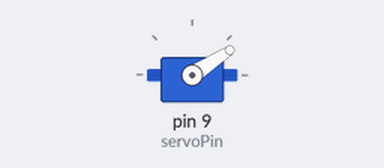
Recording of a sketch running on a simulated Arduino Uno, built with avr-gcc and run on an emulated ATmega328P. Shown: servo.

Above: at 0.05 s.
At 0.65 s:
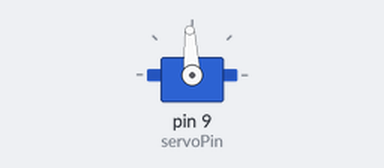
At 1.15 s:
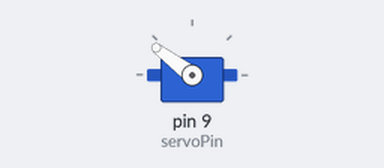
At 2.25 s:
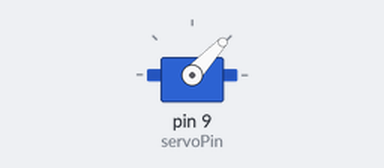
Timing chart, 0 to 5.6 s (numbered marks = the images above):
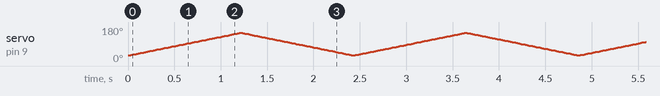

The sketch:

11.servo.ino
```cpp
// Servo
// 2023.dec24 sun 1839mf

#include<Servo.h>

const int servoPin = 9;
int waitTime = 10;

Servo servo;

void setup() {
  servo.attach(servoPin);
}

void loop() {
  int i = 30;
  while(i<150) {
    servo.write(i);
    i++;
    delay(waitTime);
  }
  while(i>29) {
    servo.write(i);
    i--;
    delay(waitTime);
  }
}
```
